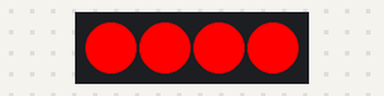
Recording of a sketch running on a simulated Arduino Uno, built with avr-gcc and run on an emulated ATmega328P. Shown: 4 RGB LEDs in strip order, left to right. Dim RGB values are drawn brighter than linear.

Above: at 0.1 s.
At 5.1 s:
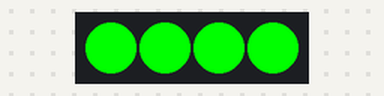
At 10.1 s:
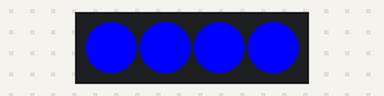
At 15.1 s:
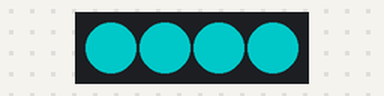
At 20.1 s:
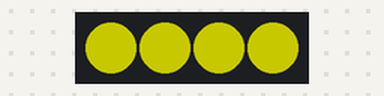
At 30.1 s:
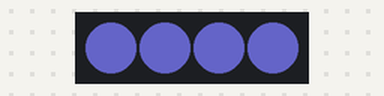
Timing chart, 0 to 36.5 s (numbered marks = the images above):
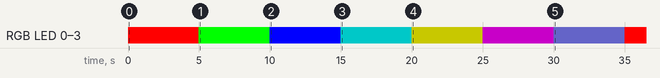

Measured:
- by itself, RGB LED 0–3: off → RGB(255, 0, 0) at 0.00 s, → RGB(0, 255, 0) 5.0 s later, → RGB(0, 0, 255) 5.0 s later, → RGB(0, 100, 100) 5.0 s later, … (8 changes in this stretch)

The sketch:

Oppgave_13.ino
```cpp
#include <Adafruit_NeoPixel.h>

#define PIN 2
#define NUMPIXELS 4
byte button;

Adafruit_NeoPixel pixels(NUMPIXELS, PIN, NEO_GRB + NEO_KHZ800);
void setup() {
  pixels.begin();
}

void loop() {
lyslager(255, 0, 0);
lyslager(0, 255, 0);
lyslager(0, 0, 255);
lyslager(0, 100, 100);
lyslager(100, 100, 0);
lyslager(100, 0, 100);
lyslager(50, 50, 100);

}

void lyslager (int r, int g, int b) {
  pixels.setPixelColor(0, pixels.Color(r, g, b));
  pixels.setPixelColor(1, pixels.Color(r, g, b));
  pixels.setPixelColor(2, pixels.Color(r, g, b));
  pixels.setPixelColor(3, pixels.Color(r, g, b));
  pixels.show();
  delay(5000);
  return;
}
```
